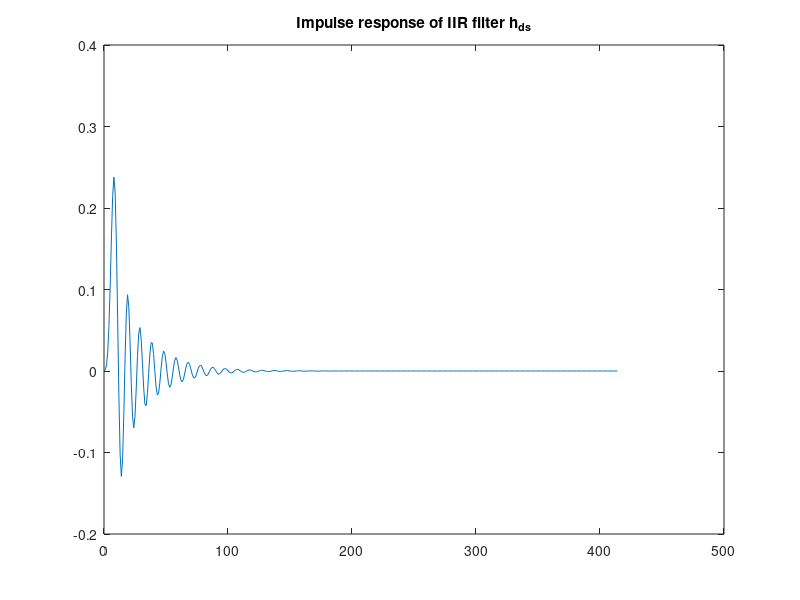
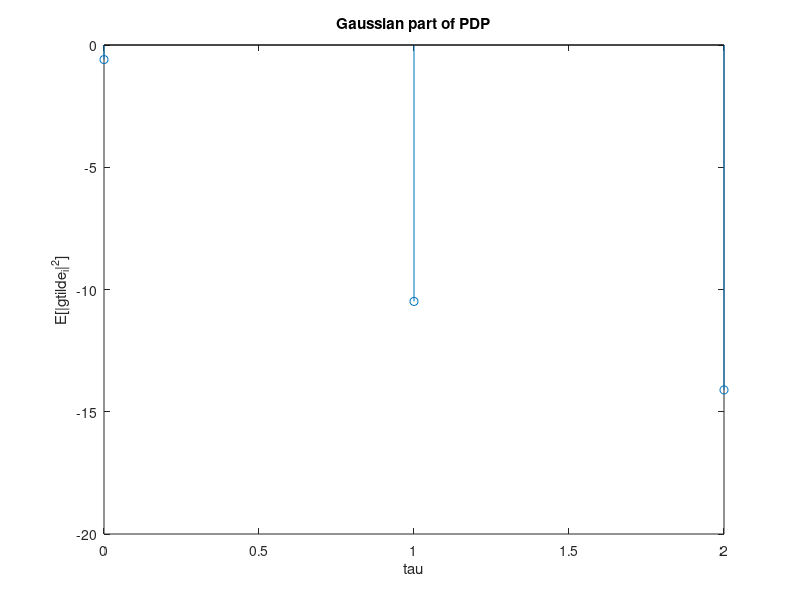
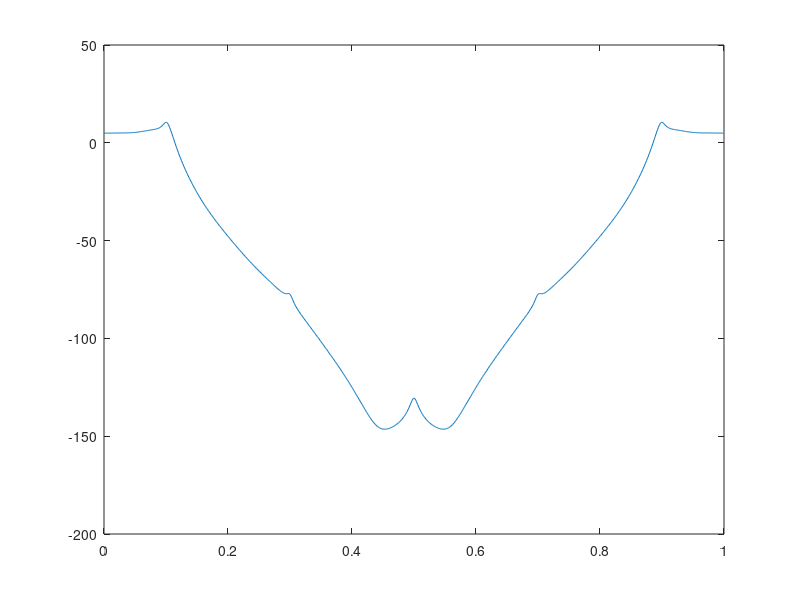
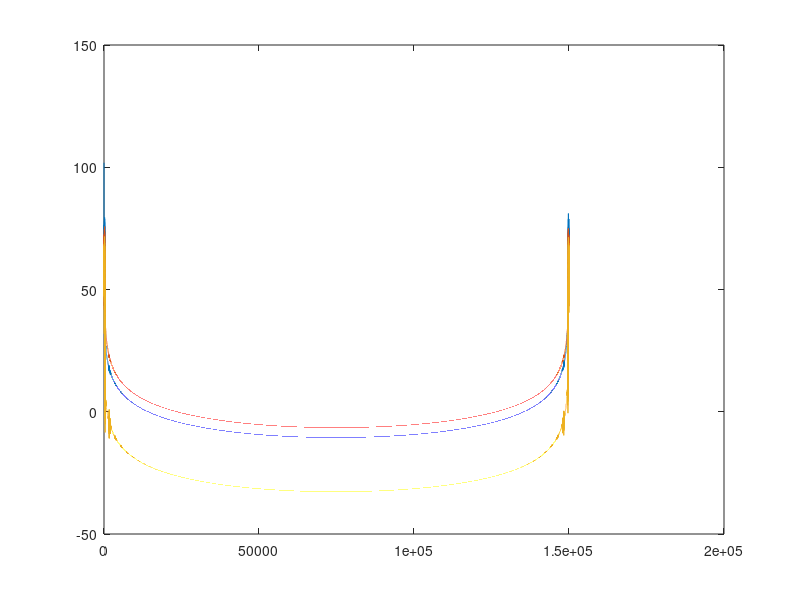

Write the MATLAB code that produced these figures, in order. (Note: this script raises an error after producing the figures.)
%% Clear, initialize useful quantities
clear all
close all
clc

Tc = 1; % This is the smallest time interval we want to simulate
T = 4*Tc;   % Time sampling interval of the input of the channel
Kdb = 3; % 3 dB
K = 10^(Kdb/10);
fd = 5*10^-3/T; % doppler frequency
% these are the coefficients proposed by the authors of anastchugg97
a_dopp = [1, -4.4153, 8.6283, -9.4592, 6.1051, -1.3542, -3.3622, 7.2390, ...
    -7.9361, 5.1221, -1.8401, 2.8706e-1];
b_dopp = [1.3651e-4, 8.1905e-4, 2.0476e-3, 2.7302e-3, 2.0476e-3, 9.0939e-4, ...
    6.7852e-4, 1.3550e-3, 1.8076e-3, 1.3550e-3, 5.3726e-4, 6.1818e-5, -7.1294e-5, ...
    -9.5058e-5, -7.1294e-5, -2.5505e-5, 1.3321e-5, 4.5186e-5, 6.0248e-5, 4.5186e-5, ...
    1.8074e-5, 3.0124e-6];
[h_dopp, t_dopp] = impz(b_dopp, a_dopp);
figure, plot(t_dopp, h_dopp), title('Impulse response of IIR filter h_{ds}')
hds_nrg = sum(h_dopp.^2)
b_dopp = b_dopp / sqrt(hds_nrg);

%% Display the PDP for the channel

% The PDP is the sampling of a continuous time exponential PDP with
% tau_rms / T = 0.3, so tau_rms / Tc = 1.2
% See 4.224 for reference
tau_rms = 0.3*T;  % Tc = 1, as it is the fundamental sampling time

N_h = 3; % To be determined
% note that for this choice of final_tau
residual_power = exp(-N_h*Tc/tau_rms);
if (residual_power > 0.1)
    disp('Consider increasing final_tau, since the exp is truncated too early')
end
tau = 0:Tc:N_h-1;
pdp_gauss = 1/tau_rms * exp(-tau/tau_rms);

C = sqrt(K/(K+1));
% normalize pdp: it must be sum(E[|gtilde_i|^2]) = 1 - C^2
pdp_gauss = pdp_gauss.*(1-C^2)/sum(pdp_gauss);

M_d = sum(pdp_gauss);

% Determine suitable length for h, N_h, define criterion
% N_h is final_tau, the criterion is linked to the truncation of
% exp(t/taurms)

pdp = pdp_gauss;
pdp(1) = pdp(1) + C^2;

% Plot the normalised PDP
figure, stem(tau,10*log10(pdp)), title('Gaussian part of PDP'), xlabel('tau'), ylabel('E[|gtilde_i|^2]');

%% We now have to generate the time behavior of the i-th coefficient. For
% this, we use the model in figure 4.36, page 315.
% The transient will have length equal to the length of the convolution of
% the filter cascade. We will drop that quantity of samples.
% The book suggests using 1/10 < f_d*Tp < 1/5. (Benvenuto said Tp/Tq = 50 or
% more)

Tq = Tc; % Fundamental sampling time. This is the same as Tc, right???
% We stick to anastasopolous chugg paper (1997) and choose Tp such that
% fd*Tp = 0.1
Tp = 1/10 * (1/fd) * Tq; % Sampling time used for filtering the white noise
fprintf('fd * Tp = %d \n', Tp*fd);
g_samples_needed = 200000; % Some will be dropped because of transient
w_samples_needed = ceil(g_samples_needed / Tp);
transient = ceil(g_samples_needed/4);

% Doppler filter shape
[Hf, f] = freqz(b_dopp, a_dopp, 1000, 'whole');
figure, plot(f/(2*pi), 20*log10(abs(Hf)))

% Generate complex-valued Gaussian white noise with zero mean and unit
% variance
rng('default');

g_mat = zeros(N_h, g_samples_needed - transient);
for ray = 1:N_h
    
    w = wgn(w_samples_needed,1,0,'complex');
    fprintf('variance of white noise=%d \n', var(w))
    % Filter the wgn with a narrowband filter. The filter will have the
    % classical Doppler spectrum in the frequency domain, with f_d * Tc = 1.25*10^-3
    % By using the approach suggested in anastchugg97 we use an iir filter
    % with known coefficients which is the convolution of a Cheby lowpass and a shaping filter.
    % Note that it is
    % possible to initialize properly the filters, consider doing it in
    % following versions since it allows to start in steady state conditions
    % and avoid dropping about many samples (it is a very cool thing!)
    gprime = filter(b_dopp, a_dopp, w);
    fprintf('g %d after iterpolation has mean %d and variance %d  \n', ray, mean(gprime), var(gprime));
    %Gpr = fft(gprime);
    %figure, plot(20*log10(abs(Gpr)))
    
    % Interpolation
    t = 1:length(gprime);
    t_fine = Tq/Tp:Tq/Tp:length(gprime);
    
    g_fine = interp1(t, gprime, t_fine, 'spline');
    fprintf('g %d after iterpolation has mean %d and variance %d  \n', ray, mean(g_fine), var(g_fine));
    % Drop the transient
    g_mat(ray, :) = g_fine(transient+1:end);
end

% Energy scaling
for k = 1:N_h
    g_mat(k, :) = g_mat(k, :)*sqrt(pdp_gauss(k));
end

% Only for LOS component
g_mat(1, :) = g_mat(1, :) + C;

G = fft(g_mat, [], 2);

figure, plot(20*log10(abs(G.')));

%% Show the behavior of |g_1(nTc)| for n = 0:1999, dropping the transient

for i = 1:N_h
    figure, plot(0:1999, 20*log10(abs(g_mat(i, 1:2000).')))
end
g_mean = mean(g_mat(:, 1:5000).');
g_var = 10*log10(var(g_mat(:, :).'));



%% Histogram of g_1

figure, histogram(abs(g_mat(2, 1:1000).')/sqrt(pdp_gauss(2)), 100)

%% Simulation

rng('default') % for reproducibility
numexp = 1000;
g_1 = zeros(numexp, 1);
for k = 1:numexp
    disp(k)
    w = wgn(w_samples_needed,1,0,'complex');
    
    gprime = filter(b_dopp, a_dopp, w);
    
    % Interpolation
    t = 1:length(gprime);
    t_fine = Tq/Tp:Tq/Tp:length(gprime);
    
    g_fine = interp1(t, gprime, t_fine, 'spline');
    
    % Drop the transient
    g_notrans = g_fine(50000:end);
    
    % Energy scaling
    g_1(k) = g_notrans(152);  % it should be multiplied by sqrt(pdp(2)) but since
    % for the histogram it is required to divide for the same factor then
    % we drop this computation to save computational time
end

figure, histogram(abs(g_1), 50)
